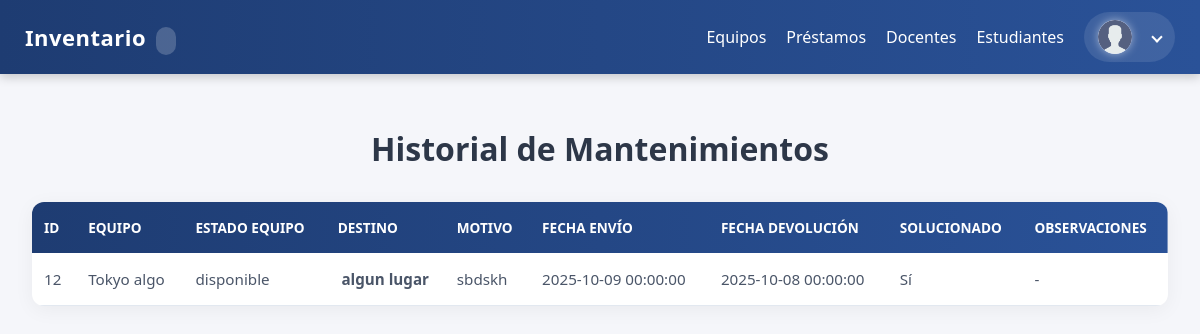
/public/mantenimientos.php, run on an earlier commit of the app's database.
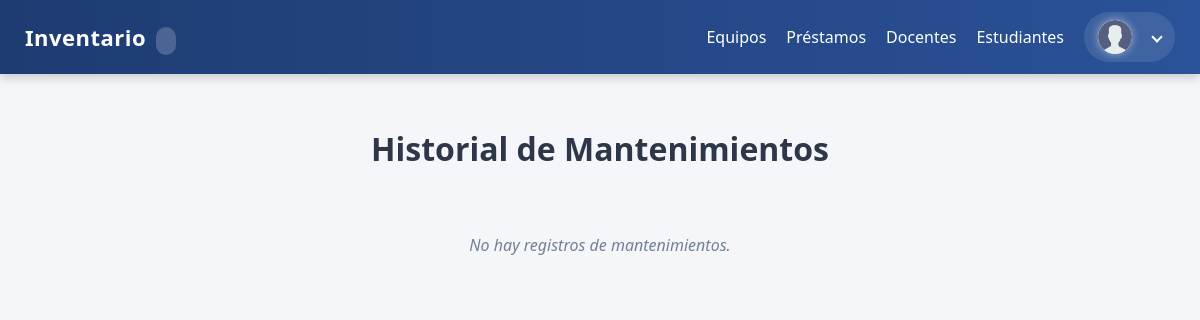
And on a later commit of the database.
### tables this page shows
CREATE TABLE `mantenimientos` (
  `id` int(11) NOT NULL,
  `equipo_id` int(11) NOT NULL,
  `usuario_id` int(11) DEFAULT NULL,
  `reporte_id` int(11) NOT NULL,
  `destino` varchar(255) DEFAULT NULL,
  `motivo` text DEFAULT NULL,
  `fecha_envio` datetime NOT NULL,
  `fecha_devolucion` datetime DEFAULT NULL,
  `solucionado` tinyint(1) DEFAULT NULL,
  `observaciones` text DEFAULT NULL,
  `creado_en` timestamp NOT NULL DEFAULT current_timestamp()
);

CREATE TABLE `equipos` (
  `id` int(11) NOT NULL,
  `area_id` int(11) NOT NULL,
  `sala_id` int(11) DEFAULT NULL,
  `tipo` varchar(60) NOT NULL,
  `marca` varchar(80) DEFAULT NULL,
  `modelo` varchar(120) DEFAULT NULL,
  `nro_serie` varchar(120) DEFAULT NULL,
  `serial_interno` varchar(32) NOT NULL,
  `estado` varchar(20) NOT NULL DEFAULT 'bueno',
  `prestado` tinyint(1) NOT NULL DEFAULT 0,
  `con_reporte` tinyint(1) NOT NULL DEFAULT 0,
  `detalles` longtext DEFAULT NULL CHECK (json_valid(`detalles`)),
  `creado_en` timestamp NOT NULL DEFAULT current_timestamp(),
  `actualizado_en` timestamp NULL DEFAULT NULL ON UPDATE current_timestamp(),
  `en_mantenimiento` tinyint(1) DEFAULT 0
);

### public/mantenimientos.php (the view, shortened to what this page needs)
<?php
require __DIR__ . '/../config/db.php';
$sql = "SELECT m.id AS mantenimiento_id, m.equipo_id, m.destino, m.motivo,
               m.fecha_envio, m.fecha_devolucion, m.solucionado, m.observaciones,
               e.marca, e.modelo, e.estado
        FROM mantenimientos m
        LEFT JOIN equipos e ON e.id = m.equipo_id
        ORDER BY m.fecha_envio DESC";
$res = $mysqli->query($sql);
$mantenimientos = $res ? $res->fetch_all(MYSQLI_ASSOC) : [];
?>
<!doctype html>
<html lang="es">
<head>
    <link rel="stylesheet" href="../css/tabla_mantenimientos.css">
</head>
<body>
<?php include __DIR__ . '/navbar.php'; ?>
<div class="container">
    <h1>Historial de Mantenimientos</h1>
    <?php if (!$mantenimientos): ?>
        <p class="muted">No hay registros de mantenimientos.</p>
    <?php else: ?>
        <table>
            <thead>
                <tr>
                    <th>ID</th>
                    <th>Equipo</th>
                    <th>Estado Equipo</th>
                    <th>Destino</th>
                    <th>Motivo</th>
                    <th>Fecha Envío</th>
                    <th>Fecha Devolución</th>
                    <th>Solucionado</th>
                    <th>Observaciones</th>
                </tr>
            </thead>
            <tbody>
                <?php foreach ($mantenimientos as $m): ?>
                <tr>
                    <td><?= $m['mantenimiento_id'] ?></td>
                    <td><?= htmlspecialchars($m['marca'] . ' ' . $m['modelo']) ?></td>
                    <td><?= htmlspecialchars($m['estado']) ?></td>
                    <td><?= htmlspecialchars($m['destino']) ?></td>
                    <td><?= htmlspecialchars($m['motivo']) ?></td>
                    <td><?= $m['fecha_envio'] ?></td>
                    <td><?= $m['fecha_devolucion'] ?? '<span class="muted">No devuelto</span>' ?></td>
                    <td class="<?= $m['solucionado'] ? 'status-active' : 'status-returned' ?>">
                        <?= $m['solucionado'] ? 'Sí' : 'No' ?>
                    </td>
                    <td><?= htmlspecialchars($m['observaciones'] ?? '-') ?></td>
                </tr>
                <?php endforeach; ?>
            </tbody>
        </table>
    <?php endif; ?>
</div>
</body>
</html>

What changed in the data, as far as the page shows it:
removed mantenimientos: id "12", equipo.modelo "Tokyo algo", equipo.estado "disponible", destino "algun lugar", motivo "sbdskh", fecha_envio "2025-10-09 00:00:00", fecha_devolucion "2025-10-08 00:00:00", solucionado "Sí", observaciones "-"
Also different on the page:
text no longer shown: "ID EQUIPO ESTADO EQUIPO DESTINO MOTIVO FECHA ENVÍO FECHA DEVOLUCIÓN SOLUCIONADO OBSERVACIONES"
text now shown: "No hay registros de mantenimientos."
